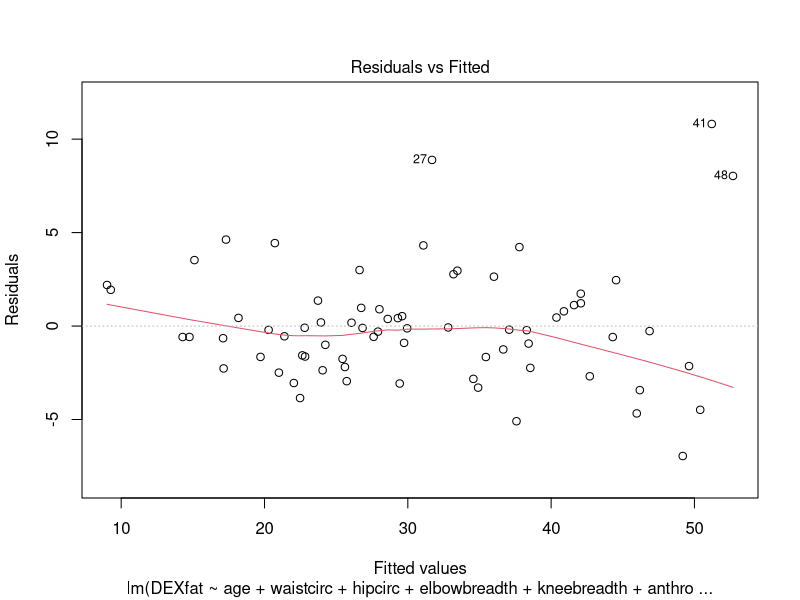
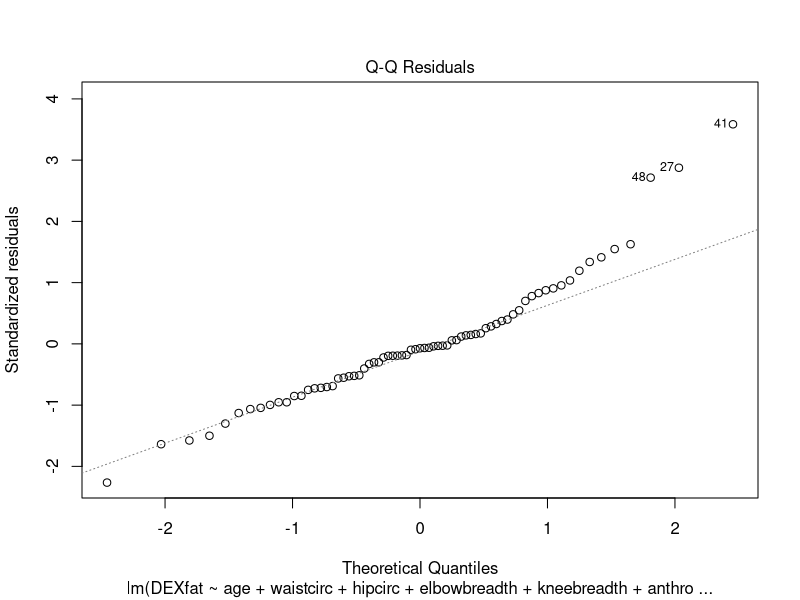
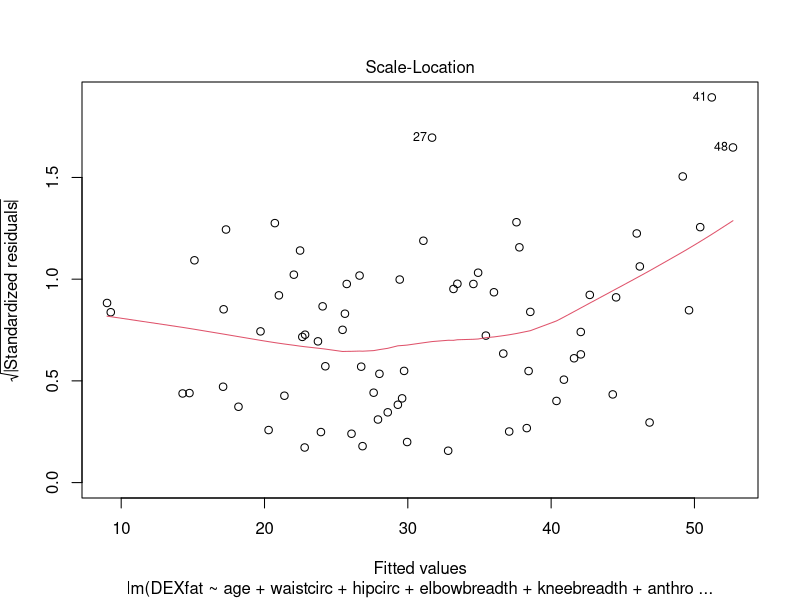
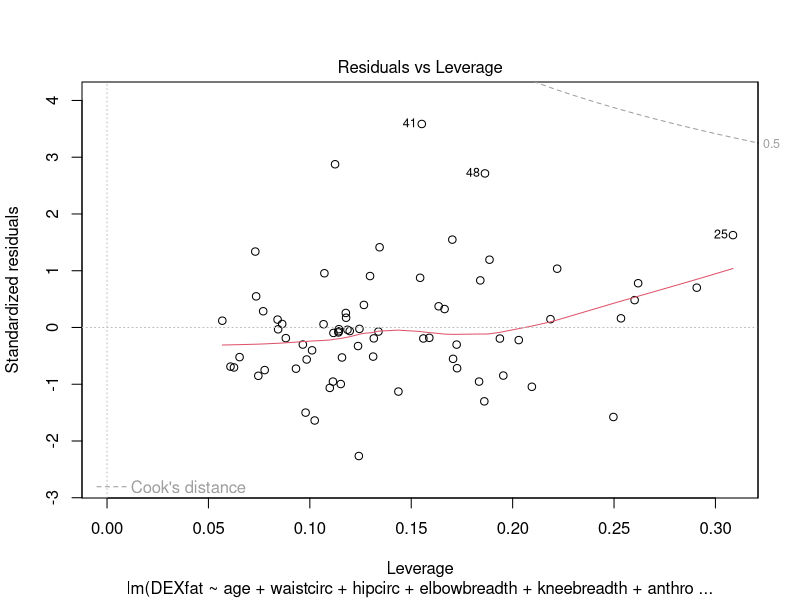
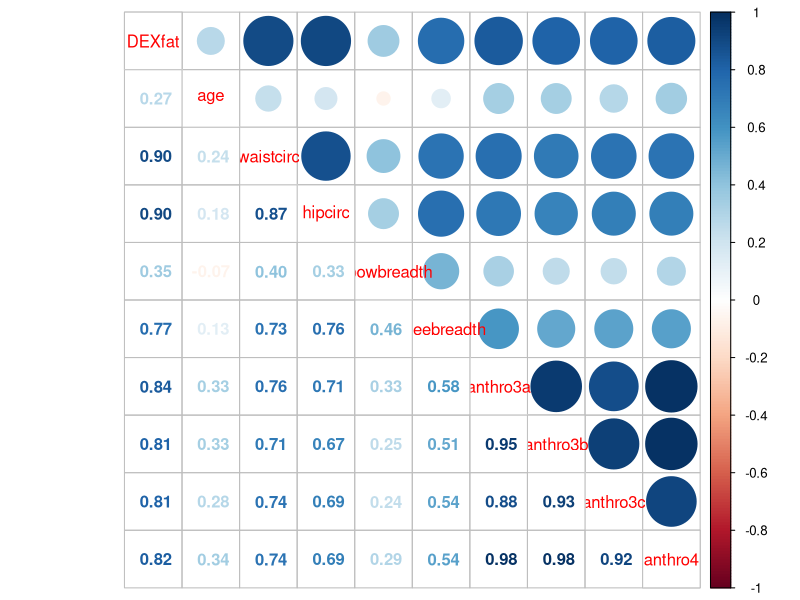
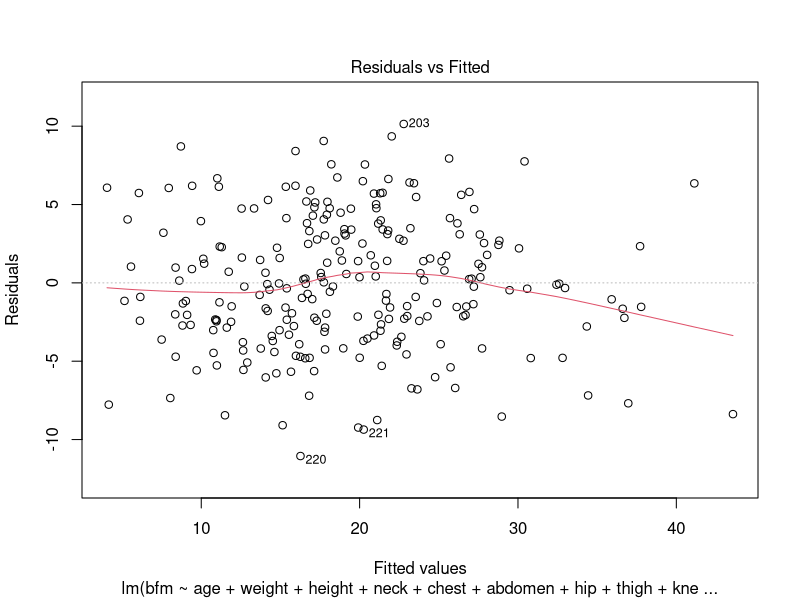
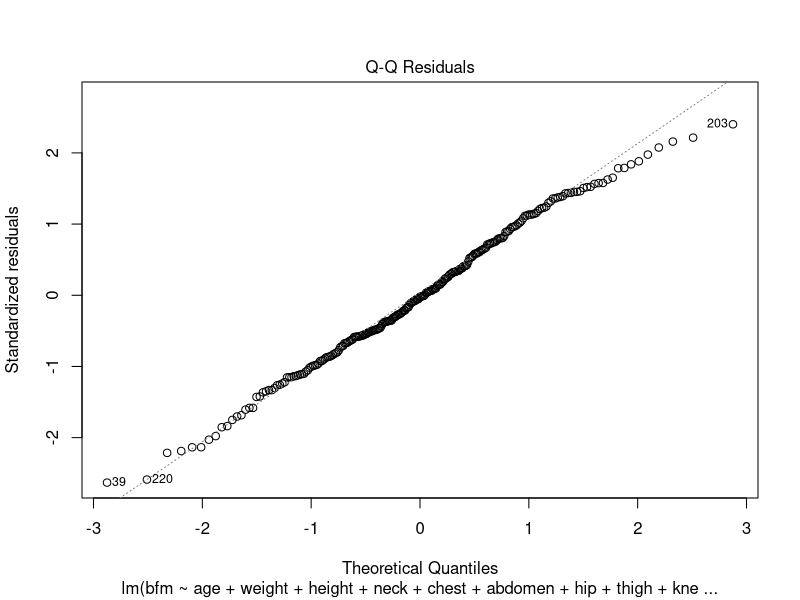
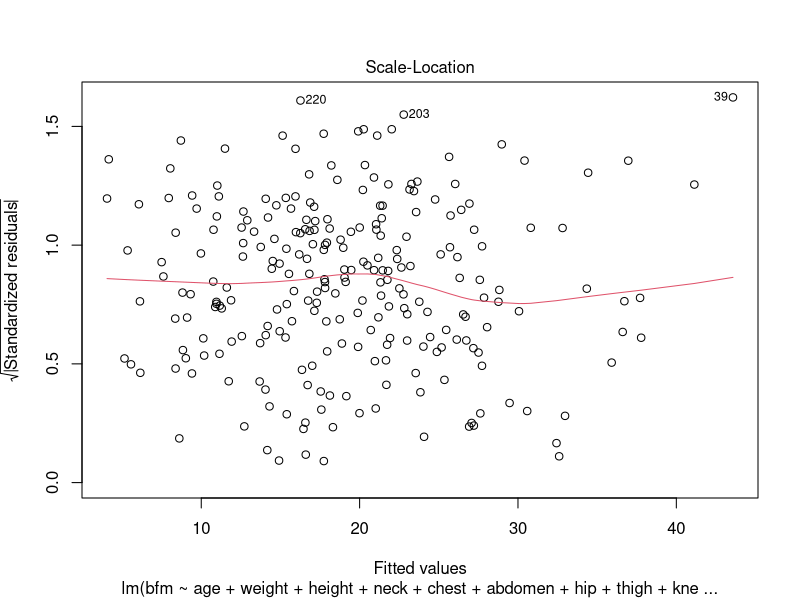

The R source for these figures, in order:
# load packages
library("dplyr")
library("tidyverse")
library("corrplot")

setwd("/Users/Jessika/Documents/GitHub/SF2930-projects/project-1")

# load data for women
women <- read.csv("bodyfatwomen.csv")

model_women <- lm(DEXfat ~ age + waistcirc + hipcirc + elbowbreadth + kneebreadth + anthro3a + anthro3b + anthro3c + anthro4, data = women)
anova(model_women)
summary(model_women)
plot(model_women)

# visualize correlation between different explanatory variables
women %>%
  dplyr::select(DEXfat,age,waistcirc,hipcirc,elbowbreadth,kneebreadth,anthro3a,anthro3b,anthro3c,anthro4) %>%
  cor %>%
  corrplot.mixed()

# load data for men
men <- read.csv("bodyfatmen.csv")

#create response variable using Siris Equation
men$bfm <- c(495/(men$density)-450)

#fit model to data
model_men <- lm(bfm ~ age + weight + height + neck + chest + abdomen + hip + thigh + knee + ankle + biceps + forearm + wrist, data = men)
anova(model_men)
summary(model_men)
plot(model_men)

# visualize correlation between different explanatory variables
men %>%
  dplyr::select(bfm,age,weight,height,neck,chest,abdomen,hip,thigh,knee,ankle,biceps,forearm,wrist) %>%
  cor %>%
  corrplot.mixed()
